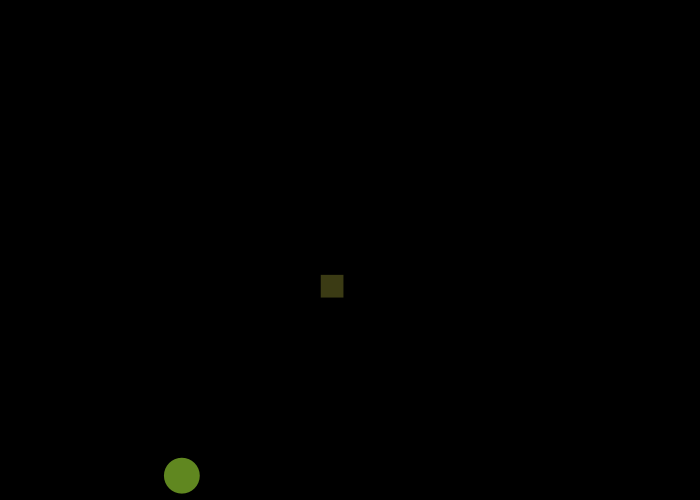
Frame 1 (no input)
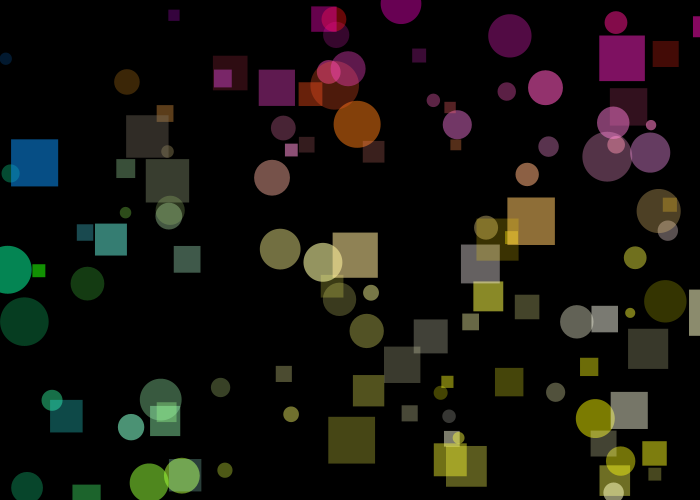
Frame 60 (the mouse pressed at the canvas centre just before this capture)
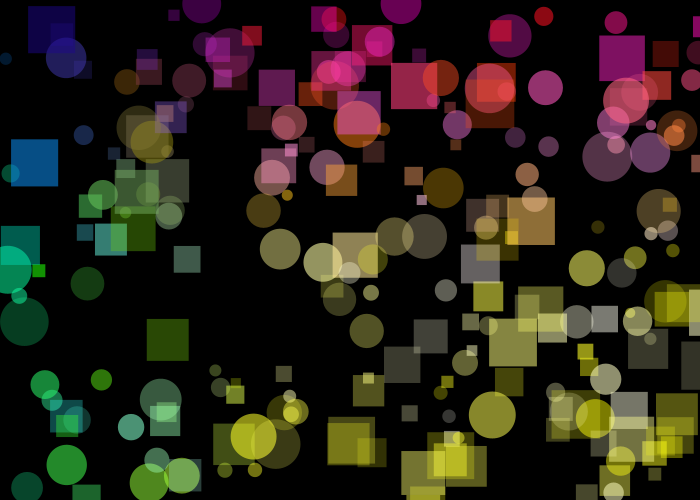
Frame 120 (the mouse held since frame 60 and released just before this capture)

The Processing sketch that drew these frames (run headless with seeded random() and noise(); from frame 60 on, the mouse is pressed at the canvas centre):

// Processing sketch: processing_138815
// ── processing_138815.pde

void setup () {
  size (700, 500);
  background (0);
  frameRate (20);
}

void draw () {
  float circle_size, circle_position_x, circle_position_y;
  circle_size = random (10, 50);
  circle_position_x = random (0, width);
  circle_position_y = random (0, height);
  noStroke();
  fill (circle_position_x, circle_position_y, random(0,255), random (50, 150));
  ellipse (circle_position_x, circle_position_y , circle_size, circle_size);
  
  float rect_size, rect_position_x, rect_position_y;
  rect_size = random (10, 50);
  rect_position_x = random (0, width);
  rect_position_y = random (0, height);
  noStroke();
  fill (rect_position_x, rect_position_y, random(0,255), random (50, 150));
  rect (rect_position_x, rect_position_y , rect_size, rect_size);
}
